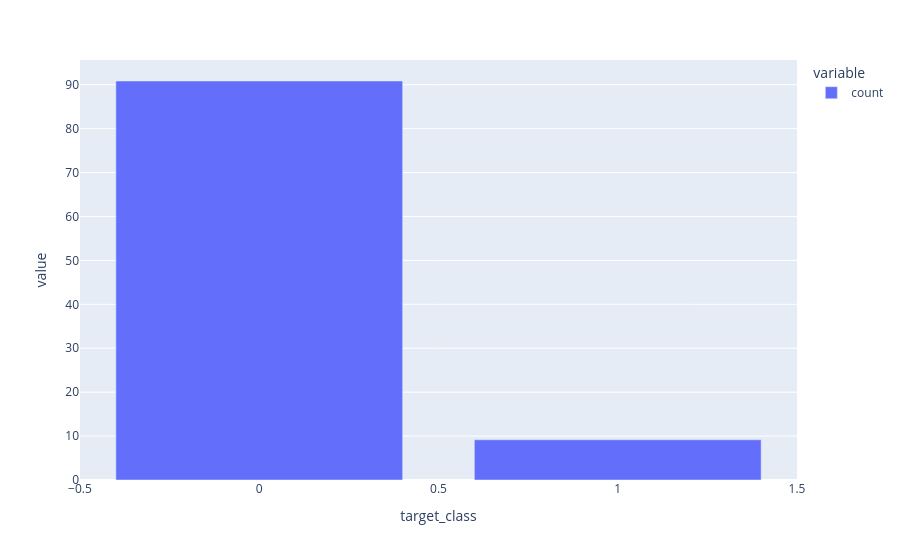

Notebook code for this chart:
### Markdown cell above
### EDA

### Code cell
px.bar(df.value_counts('target_class') / len(df) * 100)

### Figure 1 — Plotly figure (JSON) as saved in the notebook; plotly's stock layout.template omitted (floating-point values rounded to 4 significant figures)
{"data": [{"hovertemplate": "variable=count<br>target_class=%{x}<br>value=%{y}<extra></extra>", "legendgroup": "count", "marker": {"color": "#636efa", "pattern": {"shape": ""}}, "name": "count", "orientation": "v", "showlegend": true, "textposition": "auto", "type": "bar", "x": [0, 1], "xaxis": "x", "y": [90.84, 9.157], "yaxis": "y"}], "layout": {"barmode": "relative", "legend": {"title": {"text": "variable"}, "tracegroupgap": 0}, "margin": {"t": 60}, "xaxis": {"anchor": "y", "domain": [0, 1], "title": {"text": "target_class"}}, "yaxis": {"anchor": "x", "domain": [0, 1], "title": {"text": "value"}}}}
